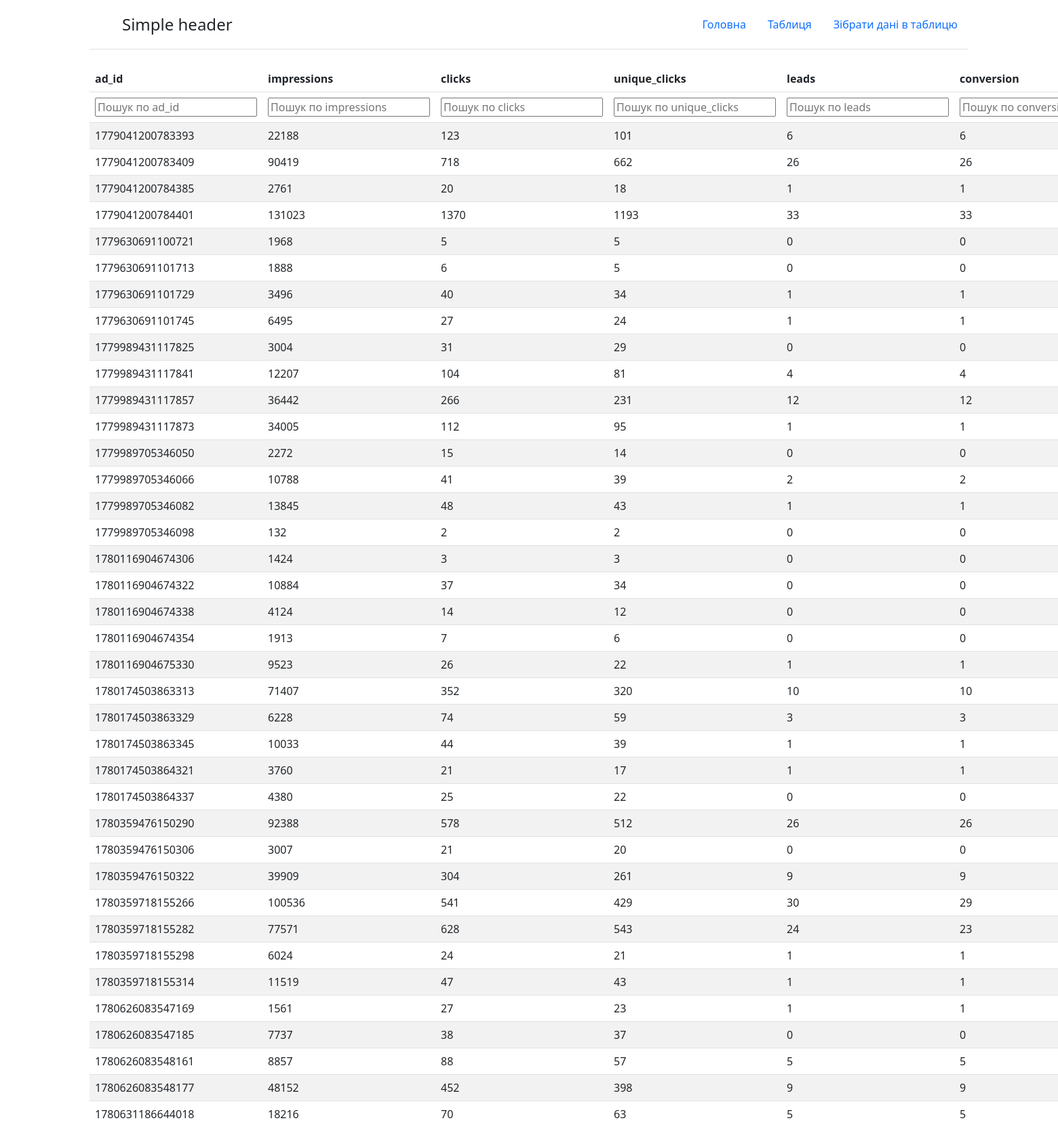
The page /?controller=posts&action=index (upper part) on the database its author committed.
### tables this page shows
CREATE TABLE `test_data`  (
  `ad_id` bigint NOT NULL,
  `impressions` int NULL DEFAULT NULL,
  `clicks` int NULL DEFAULT NULL,
  `unique_clicks` int NULL DEFAULT NULL,
  `leads` int NULL DEFAULT NULL,
  `conversion` int NULL DEFAULT NULL,
  `roi` double NULL DEFAULT NULL,
  PRIMARY KEY (`ad_id`) USING BTREE
);

### index.php (called while the page is built, shortened)
<?php
if (isset($_GET['controller']) && isset($_GET['action'])) {
    $controller = $_GET['controller'];
    $action = $_GET['action'];
} else {
    $controller = 'pages';
    $action = 'home';
}
require_once('views/layout.php');

### controllers/posts_controller.php (called while the page is built, shortened)
<?php
class PostsController
{
    public function index()
    {
        $posts = Post::all();
        require_once('views/posts/index.php');
    }
}

### models/post.php (called while the page is built, shortened)
<?php
class Post
{
    public function __construct($ad_id, $impressions, $clicks, $unique_clicks, $leads, $conversion, $roi)
    {
        $this->ad_id = $ad_id;
        $this->impressions = $impressions;
        $this->clicks = $clicks;
        $this->unique_clicks = $unique_clicks;
        $this->leads = $leads;
        $this->conversion = $conversion;
    }
    public static function all()
    {
        $list = [];
        $db = Db::getInstance();
        $req = $db->query('SELECT * FROM test_data');
        foreach ($req->fetchAll() as $post) {
            $list[] = new Post($post['ad_id'], $post['impressions'], $post['clicks'], $post['unique_clicks'], $post['leads'], $post['conversion'], $post['roi']);
        }
        return $list;
    }
}

### views/posts/index.php (the view, shortened to what this page needs)
<table id="example" class="table table-striped display nowrap" style="width:100%">
    <thead>
    <tr>
        <th>ad_id</th>
        <th>impressions</th>
        <th>clicks</th>
        <th>unique_clicks</th>
        <th>leads</th>
        <th>conversion</th>
    </tr>
    <tr>
        <th>ad_id</th>
        <th>impressions</th>
        <th>clicks</th>
        <th>unique_clicks</th>
        <th>leads</th>
        <th>conversion</th>
    </tr>
    </thead>
    <tbody>
    <?php foreach($posts as $post) { ?>
        <tr>
            <td><?php echo $post->ad_id; ?></td>
            <td><?php echo $post->impressions; ?></td>
            <td><?php echo $post->clicks; ?></td>
            <td><?php echo $post->unique_clicks; ?></td>
            <td><?php echo $post->leads; ?></td>
            <td><?php echo $post->conversion; ?></td>
        </tr>
    <?php } ?>
    </tbody>
</table>

### views/layout.php (shortened to what this page needs)
<DOCTYPE html>
    <html>
    <head>
        <link href="https://cdn.jsdelivr.net/npm/bootstrap@5.2.3/dist/css/bootstrap.min.css" rel="stylesheet"
>
        <link href="https://cdn.datatables.net/2.0.2/css/dataTables.bootstrap5.css" rel="stylesheet">
    </head>
    <body>
    <div class="container">
        <header class="d-flex flex-wrap justify-content-center py-3 mb-4 border-bottom">
            <a href="/" class="d-flex align-items-center mb-3 mb-md-0 me-md-auto text-dark text-decoration-none">
                <svg class="bi me-2" width="40" height="32">
                    <use xlink:href="#bootstrap"></use>
                </svg>
                <span class="fs-4">Simple header</span>
            </a>
            <ul class="nav nav-pills">
                <li class="nav-item"><a href="/" class="nav-link" aria-current="page">Головна</a></li>
                <li class="nav-item"><a href="?controller=posts&action=index" class="nav-link">Таблиця</a></li>
                <li class="nav-item"><a href="?controller=posts&action=getdata" class="nav-link">Зібрати дані в
                        таблицю</a></li>
            </ul>
        </header>
    </div>
    <div class="container">
        <div class="text-center">
            <div class="col-lg-12 mx-auto">
                <?php require_once('routes.php'); ?>
            </div>
        </div>
    </div>
    </body>
    </html>

### routes.php (shortened to what this page needs)
<?php
function call($controller, $action)
{
    switch ($controller) {
        case 'posts':
            require_once('models/post.php');
            $controller = new PostsController();
            break;
    }
    $controller->{$action}();
}
$controllers = array('pages' => ['home', 'error'],
    'posts' => ['index', 'getdata']
);
if (array_key_exists($controller, $controllers)) {
    if (in_array($action, $controllers[$controller])) {
        call($controller, $action);
    } else {
        call('pages', 'error');
    }
} else {
    call('pages', 'error');
}

### rows shown on the page
test_data: ad_id "1779041200783393", impressions "22188", clicks "123", unique_clicks "101", leads "6", conversion "6"
test_data: ad_id "1779041200783409", impressions "90419", clicks "718", unique_clicks "662", leads "26", conversion "26"
test_data: ad_id "1779041200784385", impressions "2761", clicks "20", unique_clicks "18", leads "1", conversion "1"
test_data: ad_id "1779041200784401", impressions "131023", clicks "1370", unique_clicks "1193", leads "33", conversion "33"
test_data: ad_id "1779630691100721", impressions "1968", clicks "5", unique_clicks "5", leads "0", conversion "0"
test_data: ad_id "1779630691101713", impressions "1888", clicks "6", unique_clicks "5", leads "0", conversion "0"
test_data: ad_id "1779630691101729", impressions "3496", clicks "40", unique_clicks "34", leads "1", conversion "1"
test_data: ad_id "1779630691101745", impressions "6495", clicks "27", unique_clicks "24", leads "1", conversion "1"
test_data: ad_id "1779989431117825", impressions "3004", clicks "31", unique_clicks "29", leads "0", conversion "0"
test_data: ad_id "1779989431117841", impressions "12207", clicks "104", unique_clicks "81", leads "4", conversion "4"
test_data: ad_id "1779989431117857", impressions "36442", clicks "266", unique_clicks "231", leads "12", conversion "12"
test_data: ad_id "1779989431117873", impressions "34005", clicks "112", unique_clicks "95", leads "1", conversion "1"
test_data: ad_id "1779989705346050", impressions "2272", clicks "15", unique_clicks "14", leads "0", conversion "0"
test_data: ad_id "1779989705346066", impressions "10788", clicks "41", unique_clicks "39", leads "2", conversion "2"
test_data: ad_id "1779989705346082", impressions "13845", clicks "48", unique_clicks "43", leads "1", conversion "1"
test_data: ad_id "1779989705346098", impressions "132", clicks "2", unique_clicks "2", leads "0", conversion "0"
test_data: ad_id "1780116904674306", impressions "1424", clicks "3", unique_clicks "3", leads "0", conversion "0"
test_data: ad_id "1780116904674322", impressions "10884", clicks "37", unique_clicks "34", leads "0", conversion "0"
test_data: ad_id "1780116904674338", impressions "4124", clicks "14", unique_clicks "12", leads "0", conversion "0"
test_data: ad_id "1780116904674354", impressions "1913", clicks "7", unique_clicks "6", leads "0", conversion "0"
test_data: ad_id "1780116904675330", impressions "9523", clicks "26", unique_clicks "22", leads "1", conversion "1"
test_data: ad_id "1780174503863313", impressions "71407", clicks "352", unique_clicks "320", leads "10", conversion "10"
test_data: ad_id "1780174503863329", impressions "6228", clicks "74", unique_clicks "59", leads "3", conversion "3"
test_data: ad_id "1780174503863345", impressions "10033", clicks "44", unique_clicks "39", leads "1", conversion "1"
test_data: ad_id "1780174503864321", impressions "3760", clicks "21", unique_clicks "17", leads "1", conversion "1"
test_data: ad_id "1780174503864337", impressions "4380", clicks "25", unique_clicks "22", leads "0", conversion "0"
test_data: ad_id "1780359476150290", impressions "92388", clicks "578", unique_clicks "512", leads "26", conversion "26"
test_data: ad_id "1780359476150306", impressions "3007", clicks "21", unique_clicks "20", leads "0", conversion "0"
test_data: ad_id "1780359476150322", impressions "39909", clicks "304", unique_clicks "261", leads "9", conversion "9"
test_data: ad_id "1780359718155266", impressions "100536", clicks "541", unique_clicks "429", leads "30", conversion "29"
test_data: ad_id "1780359718155282", impressions "77571", clicks "628", unique_clicks "543", leads "24", conversion "23"
test_data: ad_id "1780359718155298", impressions "6024", clicks "24", unique_clicks "21", leads "1", conversion "1"
test_data: ad_id "1780359718155314", impressions "11519", clicks "47", unique_clicks "43", leads "1", conversion "1"
test_data: ad_id "1780626083547169", impressions "1561", clicks "27", unique_clicks "23", leads "1", conversion "1"
test_data: ad_id "1780626083547185", impressions "7737", clicks "38", unique_clicks "37", leads "0", conversion "0"
test_data: ad_id "1780626083548161", impressions "8857", clicks "88", unique_clicks "57", leads "5", conversion "5"
test_data: ad_id "1780626083548177", impressions "48152", clicks "452", unique_clicks "398", leads "9", conversion "9"
test_data: ad_id "1780631186644018", impressions "18216", clicks "70", unique_clicks "63", leads "5", conversion "5"
